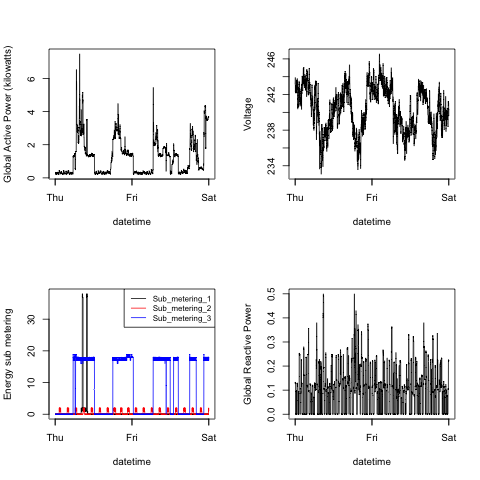

Reproduce this figure in R.
# source("download_data.R")

print("Plotting data to file plot4.png")
png("plot4.png")
source("plotting.R")
plot4(subData)
dev.off()